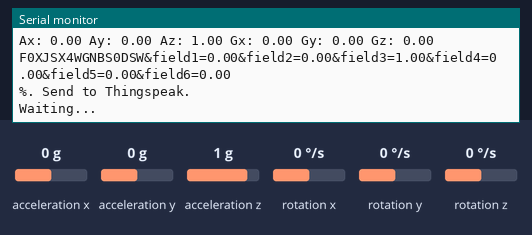
Bench run of a sketch on a simulated ESP8266 (NodeMCU). On the bench: the last lines printed to the serial monitor. Wiring (inferred from the names in the program): MPU-6050 motion sensor at I2C address 0x68. Inputs (shaded band) come from the test bench; at power-on: acceleration x 0 g, acceleration y 0 g, acceleration z 1 g, rotation x 0 °/s, rotation y 0 °/s, rotation z 0 °/s. WiFi joins after 1.5 s; servers stay silent unless stated.

Above: at 3.3 s.
3.4 s: acceleration x set to -1.4 g
11.0 s: acceleration y set to -1.4 g
At 12.52 s:
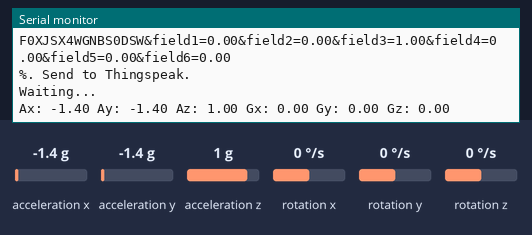
18.6 s: acceleration z set to -1.4 g
At 24.3 s:
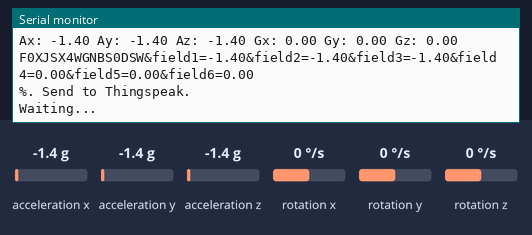
26.2 s: rotation x set to -192 °/s
At 33.5 s:
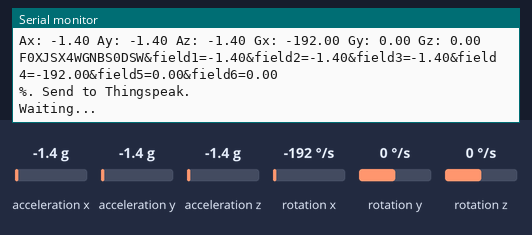

Measured:
- after the input at 11.0 s, the serial monitor: prints a new line after 1.4 s (image 1)
- after the input at 18.6 s, the serial monitor: prints a new line after 4.0 s (image 2)
- after the input at 26.2 s, the serial monitor: prints a new line after 6.6 s (image 3)

The sketch:

thingspeak_mpu.ino
```cpp
#include <Wire.h>
#include <ESP8266WiFi.h>


//---------------------Channel Settings--------------
String apiKey = "F0XJSX4WGNBS0DSW";     //  Enter your Write API key from ThingSpeak
const char* server = "api.thingspeak.com";

//---------------------WIFI Settings--------------
const char *ssid =  "More";     // replace with your wifi ssid and wpa2 key
const char *pass =  "99700981";
WiFiClient client;


// MPU6050 Slave Device Address
const uint8_t MPU6050SlaveAddress = 0x68;

// Select SDA and SCL pins for I2C communication
const uint8_t scl = D6;
const uint8_t sda = D7;

// sensitivity scale factor respective to full scale setting provided in datasheet
const uint16_t AccelScaleFactor = 16384;
const uint16_t GyroScaleFactor = 131;

// MPU6050 few configuration register addresses
const uint8_t MPU6050_REGISTER_SMPLRT_DIV   =  0x19;
const uint8_t MPU6050_REGISTER_USER_CTRL    =  0x6A;
const uint8_t MPU6050_REGISTER_PWR_MGMT_1   =  0x6B;
const uint8_t MPU6050_REGISTER_PWR_MGMT_2   =  0x6C;
const uint8_t MPU6050_REGISTER_CONFIG       =  0x1A;
const uint8_t MPU6050_REGISTER_GYRO_CONFIG  =  0x1B;
const uint8_t MPU6050_REGISTER_ACCEL_CONFIG =  0x1C;
const uint8_t MPU6050_REGISTER_FIFO_EN      =  0x23;
const uint8_t MPU6050_REGISTER_INT_ENABLE   =  0x38;
const uint8_t MPU6050_REGISTER_ACCEL_XOUT_H =  0x3B;
const uint8_t MPU6050_REGISTER_SIGNAL_PATH_RESET  = 0x68;

int16_t AccelX, AccelY, AccelZ, Temperature, GyroX, GyroY, GyroZ;

void setup() {
   Serial.begin(115200);
  Wire.begin(sda, scl);
  MPU6050_Init();
  Serial.println("Connecting to ");
       Serial.println(ssid);


       WiFi.begin(ssid, pass);

      while (WiFi.status() != WL_CONNECTED)
     {
            delay(500);
            Serial.print(".");
     }
      Serial.println("");
      Serial.println("WiFi connected");

delay(500);

}

void loop() {
  double Ax, Ay, Az, T, Gx, Gy, Gz;

  Read_RawValue(MPU6050SlaveAddress, MPU6050_REGISTER_ACCEL_XOUT_H);

  //divide each with their sensitivity scale factor
  Ax = (double)AccelX/AccelScaleFactor;
  Ay = (double)AccelY/AccelScaleFactor;
  Az = (double)AccelZ/AccelScaleFactor;
 // T = (double)Temperature/340+36.53; //temperature formula
  Gx = (double)GyroX/GyroScaleFactor;
  Gy = (double)GyroY/GyroScaleFactor;
  Gz = (double)GyroZ/GyroScaleFactor;

  Serial.print("Ax: "); Serial.print(Ax);
  Serial.print(" Ay: "); Serial.print(Ay);
  Serial.print(" Az: "); Serial.print(Az);
 // Serial.print(" T: "); Serial.print(T);
  Serial.print(" Gx: "); Serial.print(Gx);
  Serial.print(" Gy: "); Serial.print(Gy);
  Serial.print(" Gz: "); Serial.println(Gz);


  //-------Pushing Data-----------//

      if (client.connect(server,80))   //   "184.106.153.149" or api.thingspeak.com
                      {
/*

                              String postStr = "api_key="+apiKey+"&field1="+String(Ax)+"&field2="+String(Ay)+"&field3="+String(Az)+"&field4="+String(Gx)+"&field5="+String(Gy)+"&field6="+String(Gz);
                              client.println("GET /update HTTP/1.1\n");
                              client.println("Host: api.thingspeak.com\n");
                              client.println("Connection: close\n");
                              client.println("Content-Type: application/x-www-form-urlencoded\n");
                              client.print("Content-Length: ");
                              client.println(postStr.length());
                              client.println("\n\n");
                              client.print(postStr);
                            */
                             String postStr = apiKey;
                             postStr +="&field1=";
                             postStr += String(Ax);
                             postStr +="&field2=";
                             postStr += String(Ay);
                             postStr +="&field3=";
                             postStr += String(Az);
                             postStr +="&field4=";
                             postStr += String(Gx);
                             postStr +="&field5=";
                             postStr += String(Gy);
                             postStr +="&field6=";
                             postStr += String(Gz);
                             Serial.println (postStr);
                             postStr += "\r\n\r\n";

                             client.print("POST /update HTTP/1.1\n");
                             client.print("Host: api.thingspeak.com\n");
                             client.print("Connection: close\n");
         client.print("X-THINGSPEAKAPIKEY: "+apiKey+"\n");
         client.print("Content-Type: application/x-www-form-urlencoded\n");
         client.print("Content-Length: ");
         client.print(postStr.length());
         client.print("\n\n");
         client.print(postStr);

                             Serial.println("%. Send to Thingspeak.");
                        }
          client.stop();

          Serial.println("Waiting...");

  delay(10000);
}

void I2C_Write(uint8_t deviceAddress, uint8_t regAddress, uint8_t data){
  Wire.beginTransmission(deviceAddress);
  Wire.write(regAddress);
  Wire.write(data);
  Wire.endTransmission();
}

// read all 14 register
void Read_RawValue(uint8_t deviceAddress, uint8_t regAddress){
  Wire.beginTransmission(deviceAddress);
  Wire.write(regAddress);
  Wire.endTransmission();
  Wire.requestFrom(deviceAddress, (uint8_t)14);
  AccelX = (((int16_t)Wire.read()<<8) | Wire.read());
  AccelY = (((int16_t)Wire.read()<<8) | Wire.read());
  AccelZ = (((int16_t)Wire.read()<<8) | Wire.read());
  Temperature = (((int16_t)Wire.read()<<8) | Wire.read());
  GyroX = (((int16_t)Wire.read()<<8) | Wire.read());
  GyroY = (((int16_t)Wire.read()<<8) | Wire.read());
  GyroZ = (((int16_t)Wire.read()<<8) | Wire.read());
}

//configure MPU6050
void MPU6050_Init(){
  delay(150);
  I2C_Write(MPU6050SlaveAddress, MPU6050_REGISTER_SMPLRT_DIV, 0x07);
  I2C_Write(MPU6050SlaveAddress, MPU6050_REGISTER_PWR_MGMT_1, 0x01);
  I2C_Write(MPU6050SlaveAddress, MPU6050_REGISTER_PWR_MGMT_2, 0x00);
  I2C_Write(MPU6050SlaveAddress, MPU6050_REGISTER_CONFIG, 0x00);
  I2C_Write(MPU6050SlaveAddress, MPU6050_REGISTER_GYRO_CONFIG, 0x00);//set +/-250 degree/second full scale
  I2C_Write(MPU6050SlaveAddress, MPU6050_REGISTER_ACCEL_CONFIG, 0x00);// set +/- 2g full scale
  I2C_Write(MPU6050SlaveAddress, MPU6050_REGISTER_FIFO_EN, 0x00);
  I2C_Write(MPU6050SlaveAddress, MPU6050_REGISTER_INT_ENABLE, 0x01);
  I2C_Write(MPU6050SlaveAddress, MPU6050_REGISTER_SIGNAL_PATH_RESET, 0x00);
  I2C_Write(MPU6050SlaveAddress, MPU6050_REGISTER_USER_CTRL, 0x00);
}
```
